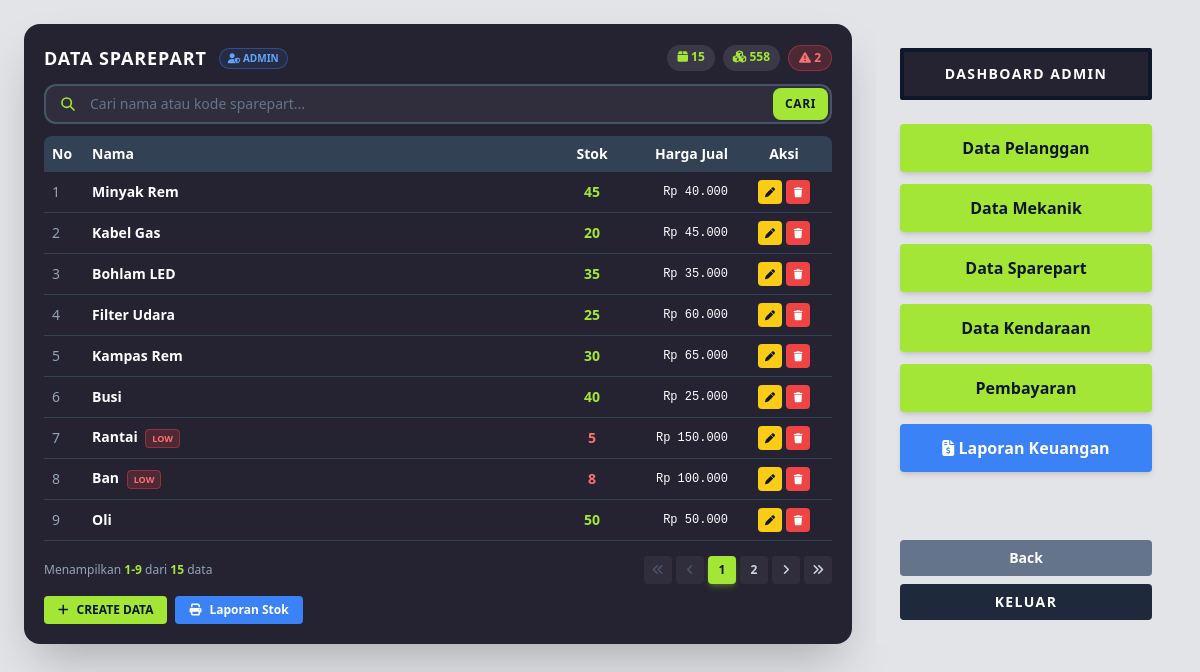
The page /sparepart.php (signed in) on the database its author committed.
### tables this page shows
CREATE TABLE `sparepart` (
  `id_sparepart` VARCHAR(15) NOT NULL PRIMARY KEY,
  `nama` VARCHAR(100) NOT NULL,
  `stok` INT(11) NOT NULL,
  `harga_beli` DECIMAL(10,2) NOT NULL,
  `harga_jual` DECIMAL(10,2) NOT NULL
);

### sparepart.php (the view, shortened to what this page needs)
<?php
require_once 'config/database.php';
require_once 'includes/pagination.php';
$role = $_SESSION['role'];
$is_owner = ($role == 'Owner');
$search = $_GET['q'] ?? '';
if ($search) {
    $stmtCount = $pdo->prepare("SELECT COUNT(*) FROM sparepart WHERE nama LIKE ? OR id_sparepart LIKE ?");
    $stmtCount->execute(["%$search%", "%$search%"]);
    $totalData = $stmtCount->fetchColumn();
} else {
    $totalData = $pdo->query("SELECT COUNT(*) FROM sparepart")->fetchColumn();
}
$pg = paginate($totalData, 9);
if ($search) {
    $stmt = $pdo->prepare("SELECT * FROM sparepart WHERE nama LIKE ? OR id_sparepart LIKE ? ORDER BY id_sparepart DESC LIMIT {$pg['limit']} OFFSET {$pg['offset']}");
    $stmt->execute(["%$search%", "%$search%"]);
} else {
    $stmt = $pdo->query("SELECT * FROM sparepart ORDER BY id_sparepart DESC LIMIT {$pg['limit']} OFFSET {$pg['offset']}");
}
$data = $stmt->fetchAll();
$totalItem  = $pdo->query("SELECT COUNT(*) FROM sparepart")->fetchColumn();
$totalStok  = $pdo->query("SELECT COALESCE(SUM(stok), 0) FROM sparepart")->fetchColumn();
$stokRendah = $pdo->query("SELECT COUNT(*) FROM sparepart WHERE stok < 10")->fetchColumn();
?>
<!DOCTYPE html>
<html lang="id">
<head>
    <script src="https://cdn.tailwindcss.com"></script>
    <link rel="stylesheet" href="https://cdnjs.cloudflare.com/ajax/libs/font-awesome/6.5.1/css/all.min.css">
</head>
<body class="bg-[#e2e4e7] p-6 min-h-screen">
<div class="max-w-7xl mx-auto flex gap-6" style="height: 620px;">
    <div class="flex-1 bg-[#252332] rounded-2xl shadow-2xl p-5 flex flex-col">
        <div class="flex justify-between items-center mb-3">
            <div class="flex items-center gap-3">
                <h1 class="text-white font-black text-lg tracking-wider">DATA SPAREPART</h1>
                <?php if ($is_owner): ?>
                    <span class="text-[10px] font-bold text-lime-400 bg-lime-500/10 px-2 py-0.5 rounded-full border border-lime-500/40">
                        <i class="fas fa-crown"></i> OWNER
                    </span>
                <?php else: ?>
                    <span class="text-[10px] font-bold text-blue-400 bg-blue-500/10 px-2 py-0.5 rounded-full border border-blue-500/40">
                        <i class="fas fa-user-shield"></i> ADMIN
                    </span>
                <?php endif; ?>
            </div>
            <div class="flex gap-2 text-xs">
                <span class="bg-white/10 text-lime-400 px-2.5 py-1 rounded-full font-bold">
                    <i class="fas fa-box"></i> <?= $totalItem ?>
                </span>
                <span class="bg-white/10 text-lime-400 px-2.5 py-1 rounded-full font-bold">
                    <i class="fas fa-cubes"></i> <?= $totalStok ?>
                </span>
                <?php if ($stokRendah > 0): ?>
                    <span class="bg-red-500/20 text-red-400 px-2.5 py-1 rounded-full font-bold border border-red-500/40">
                        <i class="fas fa-exclamation-triangle"></i> <?= $stokRendah ?>
                    </span>
                <?php endif; ?>
            </div>
        </div>
        <form method="GET" class="mb-3">
            <div class="relative group">
                <div class="absolute inset-y-0 left-0 pl-4 flex items-center pointer-events-none">
                    <svg class="h-4 w-4 text-lime-400" xmlns="http://www.w3.org/2000/svg" fill="none" viewBox="0 0 24 24" stroke="currentColor" stroke-width="2.5">
                        <path stroke-linecap="round" stroke-linejoin="round" d="M21 21l-6-6m2-5a7 7 0 11-14 0 7 7 0 0114 0z"/>
                    </svg>
                </div>
                <input type="text" name="q" value="<?= htmlspecialchars($search) ?>"
                       placeholder="Cari nama atau kode sparepart..."
                       autocomplete="off"
                       class="w-full bg-white/5 border-2 border-slate-600 text-white placeholder-slate-500 rounded-xl pl-11 pr-24 py-2 text-sm focus:outline-none focus:border-lime-500 transition-all">
                <button type="submit"
                        class="absolute inset-y-1 right-1 bg-[#a3e635] hover:bg-[#84cc16] text-slate-900 font-bold px-3 rounded-lg text-xs tracking-wider transition">
                    CARI
                </button>
            </div>
        </form>
        <div class="flex-1 rounded-lg overflow-hidden">
            <table class="w-full text-sm table-fixed">
                <thead class="bg-slate-700 text-white">
                    <tr>
                        <th class="p-2 text-left w-10">No</th>
                        <th class="p-2 text-left">Nama</th>
                        <th class="p-2 text-center w-16">Stok</th>
                        <th class="p-2 text-right w-28">Harga Jual</th>
                        <th class="p-2 text-center w-24">Aksi</th>
                    </tr>
                </thead>
                <tbody>
                <?php if (empty($data)): ?>
                    <tr>
                        <td colspan="<?= $is_owner ? 6 : 5 ?>" class="text-center text-slate-400 py-8">
                            <i class="fas fa-inbox text-2xl block mb-2 text-slate-600"></i>
                            <?= $search ? 'Tidak ada hasil yang cocok' : 'Belum ada data sparepart' ?>
                        </td>
                    </tr>
                <?php else: foreach ($data as $i => $s):
                    $stokClass = $s['stok'] < 10 ? 'text-red-400 font-bold' : 'text-lime-400 font-bold';
                    $no = $pg['offset'] + $i + 1;
                ?>
                    <tr class="text-white border-b border-slate-700 hover:bg-slate-700/50 transition">
                        <td class="p-2 text-slate-400"><?= $no ?></td>
                        <td class="p-2 font-semibold truncate">
                            <?= htmlspecialchars($s['nama']) ?>
                            <?php if ($s['stok'] < 10): ?>
                                <span class="ml-1 text-[9px] bg-red-500/20 text-red-400 px-1.5 py-0.5 rounded border border-red-500/40 font-bold">
                                    LOW
                                </span>
                            <?php endif; ?>
                        </td>
                        <td class="p-2 text-center <?= $stokClass ?>"><?= htmlspecialchars($s['stok']) ?></td>
                        <td class="p-2 text-right font-mono text-xs">Rp <?= number_format($s['harga_jual'],0,',','.') ?></td>
                        <td class="p-2 text-center">
                            <div class="flex justify-center gap-1">
                                <a href="sparepart_form.php?id=<?= $s['id_sparepart'] ?>"
                                   class="inline-flex items-center justify-center w-6 h-6 bg-yellow-400 hover:bg-yellow-500 text-slate-900 rounded transition"
                                   title="Edit">
                                    <i class="fas fa-pen text-[10px]"></i>
                                </a>
                                <button onclick="confirmDelete('<?= $s['id_sparepart'] ?>', '<?= htmlspecialchars(addslashes($s['nama'])) ?>')"
                                        class="inline-flex items-center justify-center w-6 h-6 bg-red-500 hover:bg-red-600 text-white rounded transition"
                                        title="Hapus">
                                    <i class="fas fa-trash text-[10px]"></i>
                                </button>
                            </div>
                        </td>
                    </tr>
                <?php endforeach; endif; ?>
                </tbody>
            </table>
        </div>
        <?= renderPagination($pg, 'sparepart.php', $search ? ['q' => $search] : []) ?>
        <div class="flex gap-2 mt-1">
            <a href="sparepart_form.php"
               class="bg-[#a3e635] hover:bg-[#84cc16] text-slate-900 font-bold px-3.5 py-1.5 rounded text-xs transition flex items-center gap-2">
                <i class="fas fa-plus"></i> CREATE DATA
            </a>
            <a href="laporan_stok.php" target="_blank"
               class="bg-blue-500 hover:bg-blue-600 text-white font-bold px-3.5 py-1.5 rounded text-xs transition flex items-center gap-2">
                <i class="fas fa-print"></i> Laporan Stok
            </a>
        </div>
    </div>
    <?php include 'includes/sidebar.php'; ?>
</div>
</body>
</html>

### sparepart.php (style rules this page uses)
table tbody tr { height: 38px; }
table thead tr { height: 36px; }

### rows shown on the page
sparepart: no "1", nama "Minyak Rem", stok "45", harga_jual "40.000"
sparepart: no "2", nama "Kabel Gas", stok "20", harga_jual "45.000"
sparepart: no "3", nama "Bohlam LED", stok "35", harga_jual "35.000"
sparepart: no "4", nama "Filter Udara", stok "25", harga_jual "60.000"
sparepart: no "5", nama "Kampas Rem", stok "30", harga_jual "65.000"
sparepart: no "6", nama "Busi", stok "40", harga_jual "25.000"
sparepart: no "7", nama "Rantai", shows "LOW", stok "5", harga_jual "150.000"
sparepart: no "8", nama "Ban", shows "LOW", stok "8", harga_jual "100.000"
sparepart: no "9", nama "Oli", stok "50", harga_jual "50.000"

### other values the page prints
$totalItem "15"
$totalStok "558"
$stokRendah "2"
$pg['from'] "1"
$pg['to'] "9"
$pg['totalData'] "15"
